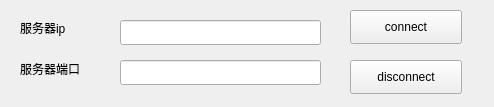
<?xml version="1.0" encoding="UTF-8"?>
<ui version="4.0">
 <class>ClientWidget</class>
 <widget class="QWidget" name="ClientWidget">
  <property name="geometry">
   <rect>
    <x>0</x>
    <y>0</y>
    <width>494</width>
    <height>107</height>
   </rect>
  </property>
  <property name="windowTitle">
   <string>Form</string>
  </property>
  <widget class="QLabel" name="label">
   <property name="geometry">
    <rect>
     <x>20</x>
     <y>17</y>
     <width>91</width>
     <height>21</height>
    </rect>
   </property>
   <property name="text">
    <string>服务器ip</string>
   </property>
  </widget>
  <widget class="QLabel" name="label_2">
   <property name="geometry">
    <rect>
     <x>20</x>
     <y>60</y>
     <width>101</width>
     <height>18</height>
    </rect>
   </property>
   <property name="text">
    <string>服务器端口</string>
   </property>
  </widget>
  <widget class="QPushButton" name="ButtonConnect">
   <property name="geometry">
    <rect>
     <x>350</x>
     <y>10</y>
     <width>112</width>
     <height>34</height>
    </rect>
   </property>
   <property name="text">
    <string>connect</string>
   </property>
  </widget>
  <widget class="QTextEdit" name="textEditRead">
   <property name="geometry">
    <rect>
     <x>60</x>
     <y>120</y>
     <width>311</width>
     <height>121</height>
    </rect>
   </property>
  </widget>
  <widget class="QTextEdit" name="textEditWrite">
   <property name="geometry">
    <rect>
     <x>60</x>
     <y>260</y>
     <width>311</width>
     <height>131</height>
    </rect>
   </property>
  </widget>
  <widget class="QLineEdit" name="lineIP">
   <property name="geometry">
    <rect>
     <x>120</x>
     <y>20</y>
     <width>201</width>
     <height>25</height>
    </rect>
   </property>
  </widget>
  <widget class="QLineEdit" name="linePort">
   <property name="geometry">
    <rect>
     <x>120</x>
     <y>60</y>
     <width>201</width>
     <height>25</height>
    </rect>
   </property>
  </widget>
  <widget class="QPushButton" name="ButtonSend">
   <property name="geometry">
    <rect>
     <x>160</x>
     <y>430</y>
     <width>112</width>
     <height>34</height>
    </rect>
   </property>
   <property name="text">
    <string>send</string>
   </property>
  </widget>
  <widget class="QPushButton" name="ButtonClose">
   <property name="geometry">
    <rect>
     <x>350</x>
     <y>60</y>
     <width>112</width>
     <height>34</height>
    </rect>
   </property>
   <property name="text">
    <string>disconnect</string>
   </property>
  </widget>
 </widget>
 <resources/>
 <connections/>
</ui>
